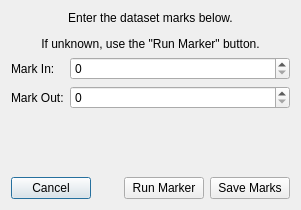
<?xml version="1.0" encoding="UTF-8"?>
<ui version="4.0">
 <class>Dialog</class>
 <widget class="QDialog" name="Dialog">
  <property name="geometry">
   <rect>
    <x>0</x>
    <y>0</y>
    <width>301</width>
    <height>210</height>
   </rect>
  </property>
  <property name="windowTitle">
   <string>Marker Tool</string>
  </property>
  <layout class="QFormLayout" name="formLayout">
   <item row="4" column="0" colspan="2">
    <layout class="QHBoxLayout" name="horizontalLayout">
     <item>
      <widget class="QPushButton" name="cancel_button">
       <property name="text">
        <string>Cancel</string>
       </property>
      </widget>
     </item>
     <item>
      <spacer name="horizontalSpacer">
       <property name="orientation">
        <enum>Qt::Horizontal</enum>
       </property>
       <property name="sizeHint" stdset="0">
        <size>
         <width>40</width>
         <height>20</height>
        </size>
       </property>
      </spacer>
     </item>
     <item>
      <widget class="QPushButton" name="run_button">
       <property name="text">
        <string>Run Marker</string>
       </property>
      </widget>
     </item>
     <item>
      <widget class="QPushButton" name="continue_button">
       <property name="text">
        <string>Save Marks</string>
       </property>
      </widget>
     </item>
    </layout>
   </item>
   <item row="1" column="1">
    <widget class="QSpinBox" name="markin_edit">
     <property name="sizePolicy">
      <sizepolicy hsizetype="MinimumExpanding" vsizetype="Fixed">
       <horstretch>0</horstretch>
       <verstretch>0</verstretch>
      </sizepolicy>
     </property>
     <property name="minimumSize">
      <size>
       <width>60</width>
       <height>0</height>
      </size>
     </property>
     <property name="maximum">
      <number>99999</number>
     </property>
    </widget>
   </item>
   <item row="2" column="1">
    <widget class="QSpinBox" name="markout_edit">
     <property name="sizePolicy">
      <sizepolicy hsizetype="MinimumExpanding" vsizetype="Fixed">
       <horstretch>0</horstretch>
       <verstretch>0</verstretch>
      </sizepolicy>
     </property>
     <property name="minimumSize">
      <size>
       <width>60</width>
       <height>0</height>
      </size>
     </property>
     <property name="maximum">
      <number>99999</number>
     </property>
    </widget>
   </item>
   <item row="1" column="0">
    <widget class="QLabel" name="label">
     <property name="text">
      <string>Mark In:</string>
     </property>
     <property name="buddy">
      <cstring>markin_edit</cstring>
     </property>
    </widget>
   </item>
   <item row="0" column="0" colspan="2">
    <widget class="QLabel" name="label_3">
     <property name="text">
      <string>&lt;html&gt;&lt;head/&gt;&lt;body&gt;&lt;p&gt;Enter the dataset marks below.&lt;/p&gt;&lt;p&gt;If unknown, use the &amp;quot;Run Marker&amp;quot; button.&lt;/p&gt;&lt;/body&gt;&lt;/html&gt;</string>
     </property>
     <property name="scaledContents">
      <bool>false</bool>
     </property>
     <property name="alignment">
      <set>Qt::AlignCenter</set>
     </property>
     <property name="wordWrap">
      <bool>false</bool>
     </property>
    </widget>
   </item>
   <item row="2" column="0">
    <widget class="QLabel" name="label_2">
     <property name="text">
      <string>Mark Out:</string>
     </property>
     <property name="buddy">
      <cstring>markout_edit</cstring>
     </property>
    </widget>
   </item>
   <item row="3" column="0" colspan="2">
    <spacer name="verticalSpacer">
     <property name="orientation">
      <enum>Qt::Vertical</enum>
     </property>
     <property name="sizeType">
      <enum>QSizePolicy::Expanding</enum>
     </property>
     <property name="sizeHint" stdset="0">
      <size>
       <width>20</width>
       <height>4000</height>
      </size>
     </property>
    </spacer>
   </item>
  </layout>
 </widget>
 <tabstops>
  <tabstop>markin_edit</tabstop>
  <tabstop>markout_edit</tabstop>
  <tabstop>continue_button</tabstop>
  <tabstop>run_button</tabstop>
  <tabstop>cancel_button</tabstop>
 </tabstops>
 <resources/>
 <connections>
  <connection>
   <sender>cancel_button</sender>
   <signal>clicked()</signal>
   <receiver>Dialog</receiver>
   <slot>reject()</slot>
   <hints>
    <hint type="sourcelabel">
     <x>56</x>
     <y>184</y>
    </hint>
    <hint type="destinationlabel">
     <x>102</x>
     <y>149</y>
    </hint>
   </hints>
  </connection>
  <connection>
   <sender>continue_button</sender>
   <signal>clicked()</signal>
   <receiver>Dialog</receiver>
   <slot>accept()</slot>
   <hints>
    <hint type="sourcelabel">
     <x>280</x>
     <y>173</y>
    </hint>
    <hint type="destinationlabel">
     <x>307</x>
     <y>141</y>
    </hint>
   </hints>
  </connection>
 </connections>
</ui>
